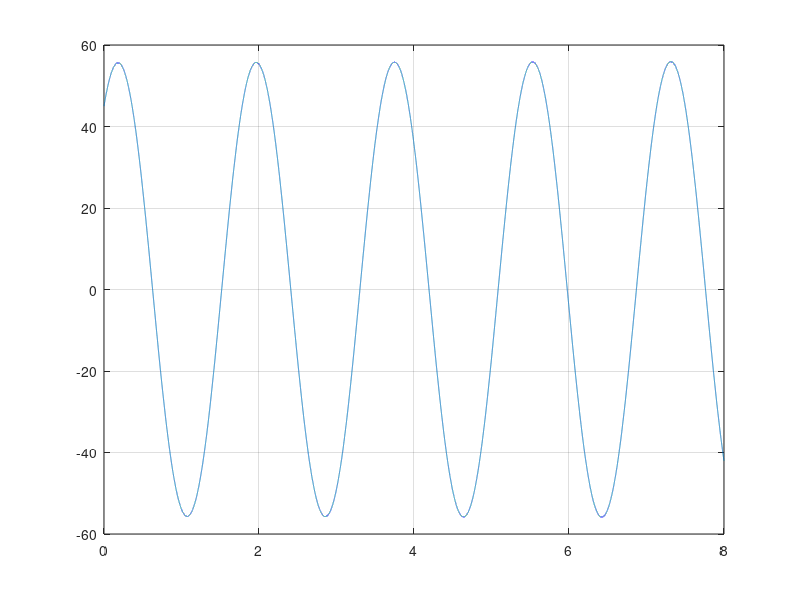

Here is the MATLAB script that generated this plot:
%Close all figures and clear memory
close all;
clear;
%Constant data
g=9.81;
L=0.7;
%Initial values
fi=pi/4;
fiDot=2;
%Time data
Time=0.0;
EndTime=8.0;
h=1e-4;
Counter=1;
%Time loop
while Time<EndTime
    %Compute angular acceleration
    fiDotDot=-g/L*sin(fi);
    %Save plot data
    TimePlot(Counter)=Time;
    fiPlot(Counter)=fi*180/pi;
    fiDotPlot(Counter)=fiDot;
    %Update state variables (Forward Euler)
    fi=fi+fiDot*h;
    fiDot=fiDot+fiDotDot*h;
    Time=Time+h;
    Counter=Counter+1;
end;
plot(TimePlot,fiPlot);
grid;
% figure;
% plot(TimePlot,fiDotPlot);
% grid;
    